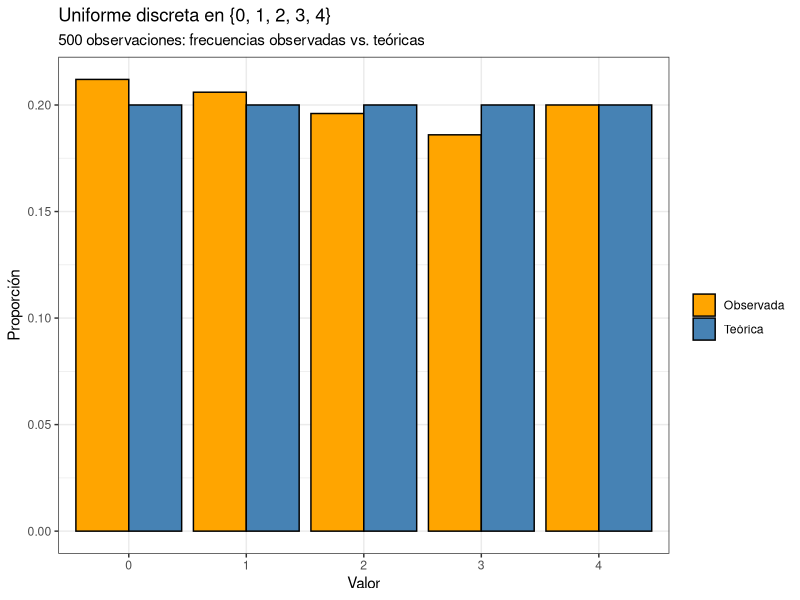
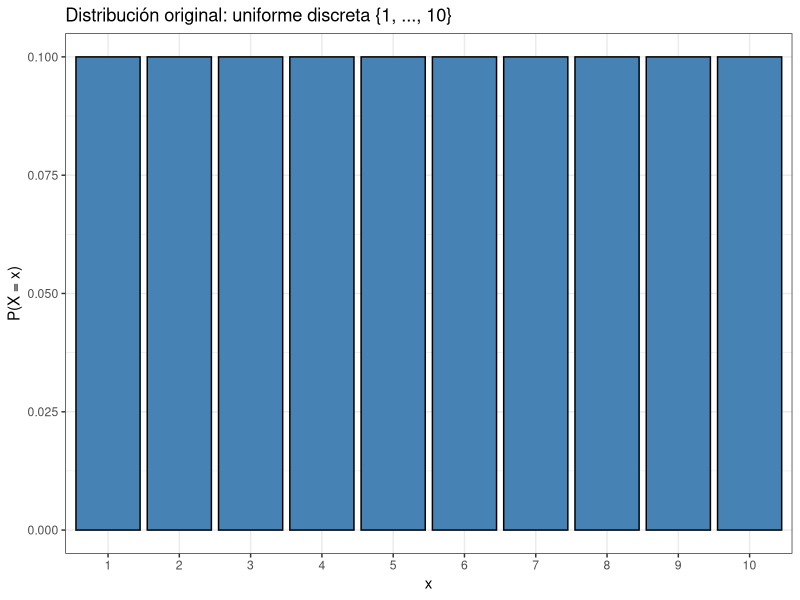
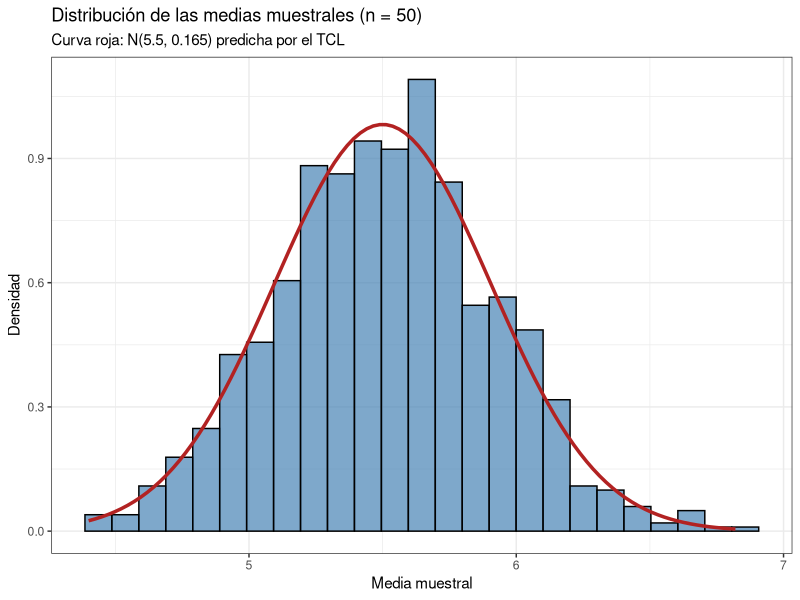
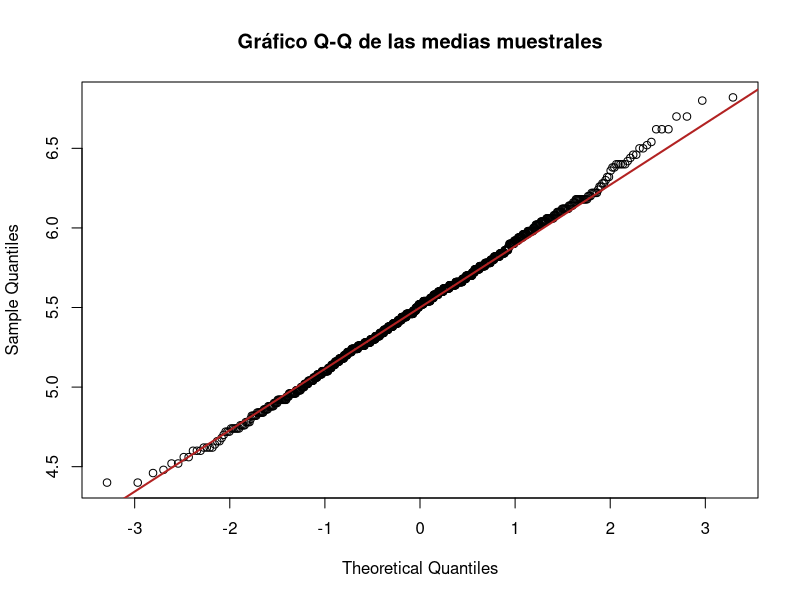
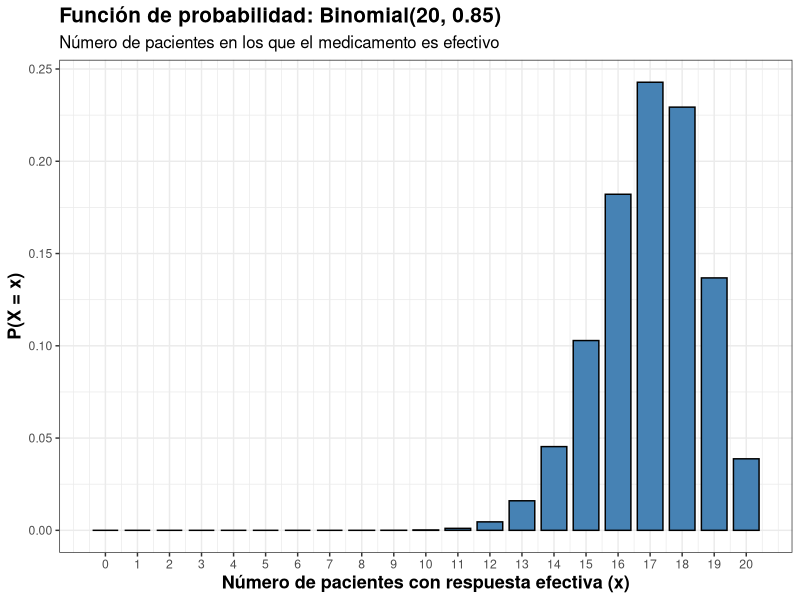
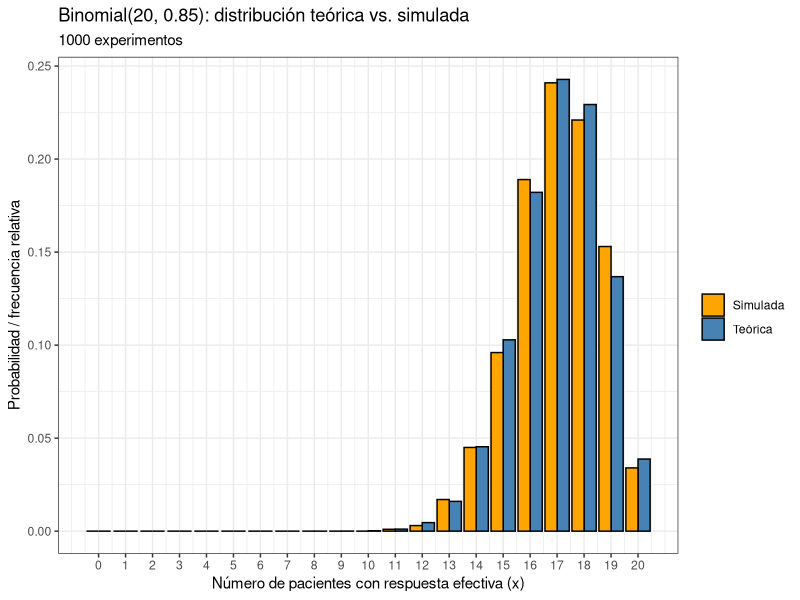
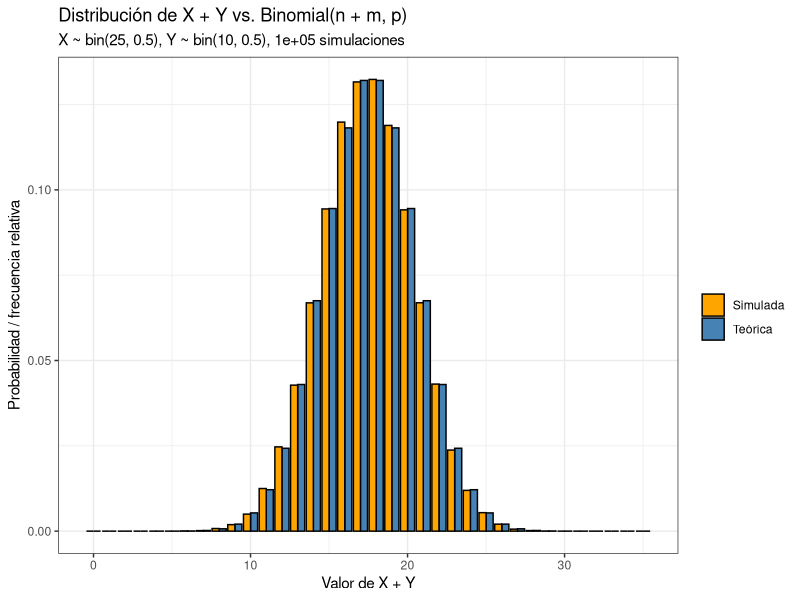
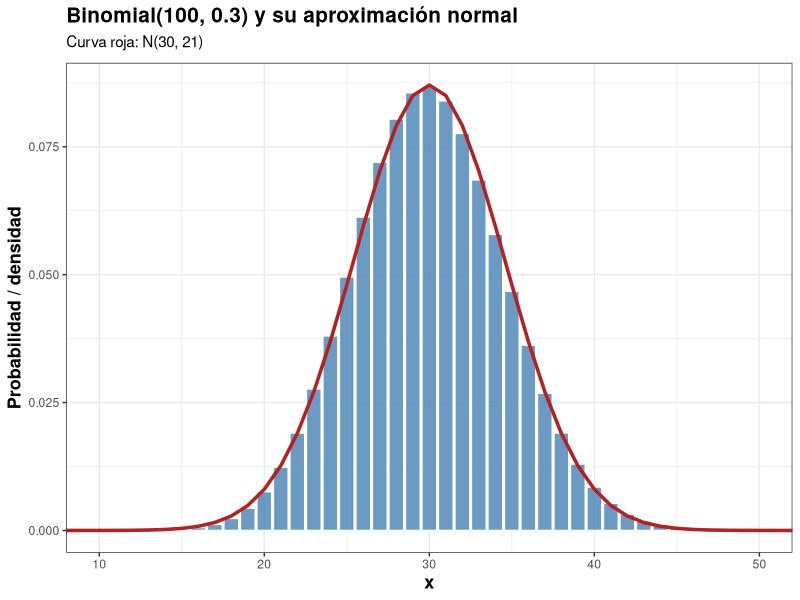

These figures' R source, in order:
## ---- chunk 1
#| warning: false
#| message: false

library(tidyverse)    # incluye el pipe %>% (vía magrittr/dplyr) y ggplot2
library(knitr)        # kable()
library(kableExtra)   # kable_styling()
## ---- chunk 2
#| code-fold: true 

set.seed(123)

n_obs <- 500
valores <- 0:4

# Simulación
sim <- sample(valores, size = n_obs, replace = TRUE)

# Frecuencias observadas vs. teóricas
obs <- as.numeric(table(factor(sim, levels = valores)))
teorica_prob <- rep(1/5, 5)
esperada <- n_obs * teorica_prob

comparacion <- data.frame(
  x = valores,
  Observada = obs,
  Esperada = esperada,
  Prop_observada = round(obs / n_obs, 3),
  Prop_teorica = teorica_prob
)
comparacion
## ---- chunk 3
#| fig-width: 7
#| fig-align: center
#| code-fold: true

library(ggplot2)

dist_larga <- tidyr::pivot_longer(
  data.frame(x = valores, Observada = obs / n_obs, Teórica = teorica_prob),
  cols = c(Observada, Teórica), names_to = "tipo", values_to = "prop"
)

ggplot(dist_larga, aes(x = factor(x), y = prop, fill = tipo)) +
  geom_col(position = "dodge", color = "black") +
  scale_fill_manual(values = c("Observada" = "orange", "Teórica" = "steelblue")) +
  labs(
    title = "Uniforme discreta en {0, 1, 2, 3, 4}",
    subtitle = "500 observaciones: frecuencias observadas vs. teóricas",
    x = "Valor", y = "Proporción", fill = ""
  ) +
  theme_bw()
## ---- chunk 4
#| code-fold: true
chisq.test(obs, p = teorica_prob)
## ---- chunk 5
#| code-fold: true
set.seed(123)

k <- 1000
n <- 50

# Matriz de k muestras (filas) de tamaño n (columnas)
muestras <- matrix(sample(1:10, size = k * n, replace = TRUE), nrow = k, ncol = n)
medias <- rowMeans(muestras)

# Valores teóricos
mu <- 5.5
sigma <- sqrt((10^2 - 1) / 12)
ee <- sigma / sqrt(n)

data.frame(
  Medida = c("Media de las medias", "Desv. est. de las medias"),
  Teórico = round(c(mu, ee), 4),
  Simulado = round(c(mean(medias), sd(medias)), 4)
)
## ---- chunk 6
#| fig-width: 7
#| fig-align: center
#| code-fold: true
# Distribución original (plana, no normal)
ggplot(data.frame(x = 1:10, prob = 1/10), aes(factor(x), prob)) +
  geom_col(fill = "steelblue", color = "black") +
  labs(title = "Distribución original: uniforme discreta {1, ..., 10}",
       x = "x", y = "P(X = x)") +
  theme_bw()

# Distribución de las medias con la normal teórica
ggplot(data.frame(medias), aes(x = medias)) +
  geom_histogram(aes(y = after_stat(density)), bins = 25,
                 fill = "steelblue", color = "black", alpha = 0.7) +
  stat_function(fun = dnorm, args = list(mean = mu, sd = ee),
                color = "firebrick", linewidth = 1.2) +
  labs(
    title = "Distribución de las medias muestrales (n = 50)",
    subtitle = "Curva roja: N(5.5, 0.165) predicha por el TCL",
    x = "Media muestral", y = "Densidad"
  ) +
  theme_bw()
## ---- chunk 7
#| fig-width: 5
#| fig-height: 5
#| fig-align: center
#| code-fold: true
qqnorm(medias, main = "Gráfico Q-Q de las medias muestrales")
qqline(medias, col = "firebrick", lwd = 2)

shapiro.test(medias)
## ---- chunk 8
#| code-fold: true
# Parámetros
n_pacientes <- 20
p_efectividad <- 0.85

# Probabilidades
k_defectos <- 0:n_pacientes
prob_defectos <- dbinom(k_defectos, n_pacientes, p_efectividad)

# Crear data frame
calidad_data <- data.frame(
  Defectos = k_defectos,
  Probabilidad = prob_defectos
)

# Filtrar probabilidades significativas (> 0.001)
calidad_filtrada <- calidad_data[calidad_data$Probabilidad > 0.001, ]

kable(calidad_filtrada, 
      caption = paste("Distribución Binomial - Control de calidad (n =", n_pacientes, ", p =", p_efectividad, ")"),
      digits = 4,
      col.names = c("Número de Defectos", "Probabilidad")) %>%
  kable_styling(bootstrap_options = "striped")
## ---- chunk 9
#| fig-width: 7
#| fig-align: center
#| code-fold: true
library(ggplot2)

n <- 20
p <- 0.85

# Valores posibles de X y su probabilidad
pmf <- data.frame(
  x = 0:n,
  prob = dbinom(0:n, size = n, prob = p)
)

ggplot(pmf, aes(x = x, y = prob)) +
  geom_col(fill = "steelblue", color = "black", width = 0.8) +
  scale_x_continuous(breaks = 0:n) +
  labs(
    title = "Función de probabilidad: Binomial(20, 0.85)",
    subtitle = "Número de pacientes en los que el medicamento es efectivo",
    x = "Número de pacientes con respuesta efectiva (x)",
    y = "P(X = x)"
  ) +
  theme_bw() +
  theme(
    plot.title = element_text(size = 15, face = "bold"),
    plot.subtitle = element_text(size = 12),
    axis.title.x = element_text(face = "bold", size = 13),
    axis.title.y = element_text(face = "bold", size = 13)
  )
## ---- chunk 10
#| code-fold: true
n <- 20
p <- 0.85

esperanza <- n * p
varianza <- n * p * (1 - p)
desv_est <- sqrt(varianza)

cat("Esperanza E(X):", esperanza, "\n")
cat("Varianza Var(X):", varianza, "\n")
cat("Desviación estándar:", round(desv_est, 4), "\n")
## ---- chunk 11
#| code-fold: true
set.seed(123)

n <- 20
p <- 0.85
n_sim <- 1000

# 1000 experimentos: cada valor es el número de pacientes con respuesta efectiva
sim <- rbinom(n = n_sim, size = n, prob = p)

# Valores simulados
media_sim <- mean(sim)
var_sim <- var(sim)
sd_sim <- sd(sim)

# Valores teóricos
media_teo <- n * p
var_teo <- n * p * (1 - p)
sd_teo <- sqrt(var_teo)

# Tabla comparativa
comparacion <- data.frame(
  Medida = c("Esperanza", "Varianza", "Desviación estándar"),
  Teórico = round(c(media_teo, var_teo, sd_teo), 4),
  Simulado = round(c(media_sim, var_sim, sd_sim), 4)
)
comparacion$Diferencia <- round(comparacion$Simulado - comparacion$Teórico, 4)

comparacion
## ---- chunk 12
#| fig-width: 7
#| fig-align: center
#| code-fold: true
library(ggplot2)

# Frecuencia relativa simulada vs. probabilidad teórica
dist <- data.frame(
  x = 0:n,
  Teórica = dbinom(0:n, size = n, prob = p),
  Simulada = as.numeric(table(factor(sim, levels = 0:n))) / n_sim
)

dist_larga <- tidyr::pivot_longer(dist, cols = c(Teórica, Simulada),
                                  names_to = "tipo", values_to = "prob")

ggplot(dist_larga, aes(x = x, y = prob, fill = tipo)) +
  geom_col(position = "dodge", color = "black") +
  scale_x_continuous(breaks = 0:n) +
  scale_fill_manual(values = c("Teórica" = "steelblue", "Simulada" = "orange")) +
  labs(
    title = "Binomial(20, 0.85): distribución teórica vs. simulada",
    subtitle = "1000 experimentos",
    x = "Número de pacientes con respuesta efectiva (x)",
    y = "Probabilidad / frecuencia relativa",
    fill = ""
  ) +
  theme_bw()
## ---- chunk 13
#| code-fold: true
set.seed(123)

# Parámetros
n <- 25
m <- 10
p <- 0.5
n_sim <- 100000

# Simulación de X y Y independientes
X <- rbinom(n_sim, size = n, prob = p)
Y <- rbinom(n_sim, size = m, prob = p)
S <- X + Y

# Comparación de media y varianza
comparacion <- data.frame(
  Medida = c("Esperanza", "Varianza"),
  Teórico = c((n + m) * p, (n + m) * p * (1 - p)),
  Simulado = c(mean(S), var(S))
)
comparacion
## ---- chunk 14
#| fig-width: 7
#| fig-align: center
#| code-fold: true
library(ggplot2)

k <- 0:(n + m)

dist <- data.frame(
  k = k,
  Teórica = dbinom(k, size = n + m, prob = p),
  Simulada = as.numeric(table(factor(S, levels = k))) / n_sim
)

dist_larga <- tidyr::pivot_longer(dist, cols = c(Teórica, Simulada),
                                  names_to = "tipo", values_to = "prob")

ggplot(dist_larga, aes(x = k, y = prob, fill = tipo)) +
  geom_col(position = "dodge", color = "black") +
  scale_fill_manual(values = c("Teórica" = "steelblue", "Simulada" = "orange")) +
  labs(
    title = "Distribución de X + Y vs. Binomial(n + m, p)",
    subtitle = paste0("X ~ bin(", n, ", ", p, "), Y ~ bin(", m, ", ", p, "), ",
                      format(n_sim, big.mark = ","), " simulaciones"),
    x = "Valor de X + Y", y = "Probabilidad / frecuencia relativa", fill = ""
  ) +
  theme_bw()
## ---- chunk 15
#| code-fold: true
n <- 100
p <- 0.3

# Condiciones
np <- n * p
nq <- n * (1 - p)
cat("np =", np, "| n(1-p) =", nq, "\n")
cat("¿Cumple np >= 5 y n(1-p) >= 5?", np >= 5 & nq >= 5, "\n")
cat("¿Cumple np >= 10 y n(1-p) >= 10?", np >= 10 & nq >= 10, "\n")

# Parámetros de la normal
mu <- n * p
sigma <- sqrt(n * p * (1 - p))
## ---- chunk 16
#| fig-width: 8
#| fig-align: center
#| code-fold: true
library(ggplot2)

binom_df <- data.frame(x = 0:n, prob = dbinom(0:n, size = n, prob = p))

ggplot(binom_df, aes(x = x, y = prob)) +
  geom_col(fill = "steelblue", color = "white", alpha = 0.8) +
  stat_function(fun = dnorm, args = list(mean = mu, sd = sigma),
                color = "firebrick", linewidth = 1.2) +
  coord_cartesian(xlim = c(10, 50)) +
  labs(
    title = "Binomial(100, 0.3) y su aproximación normal",
    subtitle = expression("Curva roja: N(30, 21)"),
    x = "x", y = "Probabilidad / densidad"
  ) +
  theme_bw() +
  theme(
    plot.title = element_text(size = 15, face = "bold"),
    axis.title.x = element_text(face = "bold", size = 13),
    axis.title.y = element_text(face = "bold", size = 13)
  )
## ---- chunk 17
#| code-fold: true

# P(X <= 25)
exacta_1 <- pbinom(25, n, p)
normal_1 <- pnorm(25, mu, sigma)
normal_1_cc <- pnorm(25.5, mu, sigma)

# P(X >= 35)
exacta_2 <- 1 - pbinom(34, n, p)
normal_2 <- 1 - pnorm(35, mu, sigma)
normal_2_cc <- 1 - pnorm(34.5, mu, sigma)

# P(25 <= X <= 35)
exacta_3 <- pbinom(35, n, p) - pbinom(24, n, p)
normal_3 <- pnorm(35, mu, sigma) - pnorm(25, mu, sigma)
normal_3_cc <- pnorm(35.5, mu, sigma) - pnorm(24.5, mu, sigma)

tabla <- data.frame(
  Probabilidad = c("P(X <= 25)", "P(X >= 35)", "P(25 <= X <= 35)"),
  Exacta = round(c(exacta_1, exacta_2, exacta_3), 4),
  Normal = round(c(normal_1, normal_2, normal_3), 4),
  Normal_corregida = round(c(normal_1_cc, normal_2_cc, normal_3_cc), 4)
)
tabla
## ---- chunk 18
#| code-fold: true

set.seed(123)

n <- 10        # parámetro de la binomial
p <- 0.7
m <- 30        # tamaño de cada muestra
k <- 1000      # número de muestras

# Matriz de k filas (muestras) y m columnas (observaciones)
muestras <- matrix(rbinom(k * m, size = n, prob = p), nrow = k, ncol = m)

# Media de cada muestra
medias <- rowMeans(muestras)

# Valores teóricos
mu <- n * p
sigma <- sqrt(n * p * (1 - p))
ee <- sigma / sqrt(m)

# Comparación
data.frame(
  Medida = c("Media de las medias", "Desv. est. de las medias"),
  Teórico = round(c(mu, ee), 4),
  Simulado = round(c(mean(medias), sd(medias)), 4)
)
## ---- chunk 19
#| code-fold: true

#| fig-width: 7
#| fig-align: center

library(ggplot2)

ggplot(data.frame(x = 0:n, prob = dbinom(0:n, n, p)), aes(x, prob)) +
  geom_col(fill = "steelblue", color = "black") +
  scale_x_continuous(breaks = 0:n) +
  labs(title = "Distribución original: Binomial(10, 0.7)",
       x = "x", y = "P(X = x)") +
  theme_bw()
## ---- chunk 20
#| fig-width: 7
#| fig-align: center
#| code-fold: true

ggplot(data.frame(medias), aes(x = medias)) +
  geom_histogram(aes(y = after_stat(density)), bins = 25,
                 fill = "steelblue", color = "black", alpha = 0.7) +
  stat_function(fun = dnorm, args = list(mean = mu, sd = ee),
                color = "firebrick", linewidth = 1.2) +
  labs(
    title = "Distribución de las medias muestrales (m = 30)",
    subtitle = "Curva roja: N(7, 0.07) predicha por el TCL",
    x = "Media muestral", y = "Densidad"
  ) +
  theme_bw()
## ---- chunk 21
#| fig-width: 5
#| fig-height: 5
#| fig-align: center
#| code-fold: true

qqnorm(medias, main = "Gráfico Q-Q de las medias muestrales")
qqline(medias, col = "firebrick", lwd = 2)

shapiro.test(medias)
## ---- chunk 22
#| fig-width: 7
#| fig-align: center
#| code-fold: true
library(ggplot2)

p <- 0.02
x <- 1:250

geom_df <- data.frame(
  x = x,
  pmf = dgeom(x - 1, prob = p),
  cdf = pgeom(x - 1, prob = p)
)

# Función de probabilidad
ggplot(geom_df, aes(x = x, y = pmf)) +
  geom_col(fill = "steelblue", width = 0.8) +
  labs(
    title = "Función de probabilidad: Geométrica(p = 0.02)",
    x = "Número de piezas hasta la primera defectuosa (x)",
    y = "P(X = x)"
  ) +
  theme_bw()

# Función de distribución acumulada
ggplot(geom_df, aes(x = x, y = cdf)) +
  geom_step(color = "firebrick", linewidth = 1) +
  labs(
    title = "Función de distribución: Geométrica(p = 0.02)",
    x = "x", y = "P(X ≤ x)"
  ) +
  theme_bw()
## ---- chunk 23
#| code-fold: true

esperanza <- 1 / p
varianza <- (1 - p) / p^2
desv_est <- sqrt(varianza)

cat("E(X) =", esperanza, "\n")
cat("Var(X) =", varianza, "\n")
cat("Desv. est. =", round(desv_est, 4), "\n")
## ---- chunk 24
#| code-fold: true

set.seed(123)

sim <- rgeom(10000, prob = p) + 1   # +1 para contar ensayos hasta el éxito

data.frame(
  Medida = c("Esperanza", "Varianza", "Desv. estándar"),
  Teórico = round(c(esperanza, varianza, desv_est), 3),
  Simulado = round(c(mean(sim), var(sim), sd(sim)), 3)
)
## ---- chunk 25
#| code-fold: true

data.frame(
  x = 1:5,
  Teórica = round(dgeom(0:4, p), 4),
  Simulada = round(sapply(1:5, function(k) mean(sim == k)), 4)
)
## ---- chunk 26
#| code-fold: true

s <- 30
t <- 20

# Teórico
P_s_mas_t <- pgeom(s + t - 1, p, lower.tail = FALSE)   # P(X > s+t)
P_s <- pgeom(s - 1, p, lower.tail = FALSE)              # P(X > s)
condicional_teorica <- P_s_mas_t / P_s                  # P(X > s+t | X > s)
incondicional_teorica <- pgeom(t - 1, p, lower.tail = FALSE)  # P(X > t)

# Con la simulación
condicional_sim <- mean(sim > s + t) / mean(sim > s)
incondicional_sim <- mean(sim > t)

data.frame(
  Cálculo = c("P(X > s+t | X > s)", "P(X > t)"),
  Teórico = round(c(condicional_teorica, incondicional_teorica), 4),
  Simulado = round(c(condicional_sim, incondicional_sim), 4)
)
## ---- chunk 27
#| code-fold: true

set.seed(123)

p2 <- 0.2
k <- 1000
n <- 50

muestras <- matrix(rgeom(k * n, prob = p2) + 1, nrow = k, ncol = n)
medias <- rowMeans(muestras)

mu <- 1 / p2
sigma <- sqrt((1 - p2) / p2^2)
ee <- sigma / sqrt(n)

data.frame(
  Medida = c("Media de las medias", "Desv. est. de las medias"),
  Teórico = round(c(mu, ee), 4),
  Simulado = round(c(mean(medias), sd(medias)), 4)
)
## ---- chunk 28
#| fig-width: 7
#| fig-align: center
#| code-fold: true

# Distribución original (muy asimétrica)
ggplot(data.frame(x = 1:30, prob = dgeom(0:29, p2)), aes(x, prob)) +
  geom_col(fill = "steelblue", color = "black") +
  labs(title = "Distribución original: Geométrica(p = 0.2)",
       x = "x", y = "P(X = x)") +
  theme_bw()

# Distribución de las medias con la normal teórica
ggplot(data.frame(medias), aes(x = medias)) +
  geom_histogram(aes(y = after_stat(density)), bins = 25,
                 fill = "steelblue", color = "black", alpha = 0.7) +
  stat_function(fun = dnorm, args = list(mean = mu, sd = ee),
                color = "firebrick", linewidth = 1.2) +
  labs(
    title = "Distribución de las medias muestrales (n = 50)",
    subtitle = "Curva roja: N(5, 0.4) predicha por el TCL",
    x = "Media muestral", y = "Densidad"
  ) +
  theme_bw()
## ---- chunk 29
#| fig-width: 5
#| fig-height: 5
#| fig-align: center
#| code-fold: true

qqnorm(medias, main = "Gráfico Q-Q de las medias muestrales")
qqline(medias, col = "firebrick", lwd = 2)

shapiro.test(medias)
## ---- chunk 30
#| code-fold: true

library(ggplot2)

comparar_binneg <- function(r, p, n_sim) {

  # 1. Suma de r geométricas (cada una cuenta ensayos hasta su éxito)
  geoms <- matrix(rgeom(n_sim * r, prob = p) + 1, nrow = n_sim, ncol = r)
  suma_geom <- rowSums(geoms)

  # 2. Binomial negativa directa (ensayos hasta el r-ésimo éxito)
  bin_neg <- rnbinom(n_sim, size = r, prob = p) + r

  # Frecuencias relativas de cada método
  rango <- r:max(suma_geom, bin_neg)
  df <- data.frame(
    x = rep(rango, 2),
    prop = c(as.numeric(table(factor(suma_geom, levels = rango))) / n_sim,
             as.numeric(table(factor(bin_neg, levels = rango))) / n_sim),
    metodo = rep(c("Suma de geométricas", "Binomial negativa"), each = length(rango))
  )

  # Probabilidad teórica
  teorica <- data.frame(x = rango, prob = dnbinom(rango - r, size = r, prob = p))

  ggplot(df, aes(x = x, y = prop, fill = metodo)) +
    geom_col(position = "dodge", alpha = 0.7) +
    geom_line(data = teorica, aes(x = x, y = prob), inherit.aes = FALSE,
              color = "black", linewidth = 1) +
    scale_fill_manual(values = c("Suma de geométricas" = "orange",
                                 "Binomial negativa" = "steelblue")) +
    labs(
      title = paste0("Suma de ", r, " geométricas vs. Binomial negativa"),
      subtitle = paste0("r = ", r, ", p = ", p, ", ",
                        format(n_sim, big.mark = ","), " simulaciones (línea negra: teórica)"),
      x = "Número de ensayos hasta el r-ésimo éxito",
      y = "Frecuencia relativa", fill = ""
    ) +
    theme_bw() +
    theme(plot.title = element_text(size = 14, face = "bold"),
          legend.position = "bottom")
}
## ---- chunk 31
#| fig-width: 8
#| fig-align: center
#| code-fold: true

set.seed(123)
comparar_binneg(r = 3, p = 0.3, n_sim = 10000)
## ---- chunk 32
#| code-fold: true

set.seed(123)

r <- 3
p <- 0.3
k <- 1000
n <- 50

muestras <- matrix(rnbinom(k * n, size = r, prob = p) + r, nrow = k, ncol = n)
medias <- rowMeans(muestras)

mu <- r / p
sigma <- sqrt(r * (1 - p) / p^2)
ee <- sigma / sqrt(n)

data.frame(
  Medida = c("Media de las medias", "Desv. est. de las medias"),
  Teórico = round(c(mu, ee), 4),
  Simulado = round(c(mean(medias), sd(medias)), 4)
)
## ---- chunk 33
#| fig-width: 7
#| fig-align: center
#| code-fold: true
# Distribución original (asimétrica)
x <- r:45
ggplot(data.frame(x = x, prob = dnbinom(x - r, size = r, prob = p)), aes(x, prob)) +
  geom_col(fill = "steelblue", color = "black") +
  labs(title = "Distribución original: Binomial negativa(r = 3, p = 0.3)",
       x = "x", y = "P(X = x)") +
  theme_bw()

# Distribución de las medias con la normal predicha por el TCL
ggplot(data.frame(medias), aes(x = medias)) +
  geom_histogram(aes(y = after_stat(density)), bins = 25,
                 fill = "steelblue", color = "black", alpha = 0.7) +
  stat_function(fun = dnorm, args = list(mean = mu, sd = ee),
                color = "firebrick", linewidth = 1.2) +
  labs(
    title = "Distribución de las medias muestrales (n = 50)",
    subtitle = "Curva roja: N(10, 0.467) predicha por el TCL",
    x = "Media muestral", y = "Densidad"
  ) +
  theme_bw()
## ---- chunk 34
#| fig-width: 5
#| fig-height: 5
#| fig-align: center
#| code-fold: true

qqnorm(medias, main = "Gráfico Q-Q de las medias muestrales")
qqline(medias, col = "firebrick", lwd = 2)

shapiro.test(medias)
## ---- chunk 35
#| code-fold: true

set.seed(123)

lambda <- 7
k <- 1000
n <- 50

muestras <- matrix(rpois(k * n, lambda), nrow = k, ncol = n)
medias <- rowMeans(muestras)

mu <- lambda
ee <- sqrt(lambda / n)

data.frame(
  Medida = c("Media de las medias", "Desv. est. de las medias"),
  Teórico = round(c(mu, ee), 4),
  Simulado = round(c(mean(medias), sd(medias)), 4)
)
## ---- chunk 36
#| fig-width: 7
#| fig-align: center
#| code-fold: true
library(ggplot2)

# Distribución original
ggplot(data.frame(x = 0:20, prob = dpois(0:20, lambda)), aes(x, prob)) +
  geom_col(fill = "steelblue", color = "black") +
  labs(title = "Distribución original: Poisson(7)", x = "x", y = "P(X = x)") +
  theme_bw()

# Distribución de las medias con la normal del TCL
ggplot(data.frame(medias), aes(x = medias)) +
  geom_histogram(aes(y = after_stat(density)), bins = 25,
                 fill = "steelblue", color = "black", alpha = 0.7) +
  stat_function(fun = dnorm, args = list(mean = mu, sd = ee),
                color = "firebrick", linewidth = 1.2) +
  labs(title = "Distribución de las medias muestrales (n = 50)",
       subtitle = "Curva roja: N(7, 0.14) predicha por el TCL",
       x = "Media muestral", y = "Densidad") +
  theme_bw()
## ---- chunk 37
#| fig-width: 5
#| fig-height: 5
#| fig-align: center
#| code-fold: true
qqnorm(medias, main = "Gráfico Q-Q de las medias muestrales")
qqline(medias, col = "firebrick", lwd = 2)

shapiro.test(medias)
## ---- chunk 38
#| code-fold: true

set.seed(123)

N <- 10000
X1 <- rpois(N, 3.5)
X2 <- rpois(N, 2.8)
S <- X1 + X2

c(media = mean(S), varianza = var(S))
## ---- chunk 39
#| code-fold: true

directa <- rpois(N, 6.3)

data.frame(
  Medida = c("Media", "Varianza", "Desv. estándar"),
  Teórico = round(c(6.3, 6.3, sqrt(6.3)), 4),
  Suma = round(c(mean(S), var(S), sd(S)), 4),
  Directa = round(c(mean(directa), var(directa), sd(directa)), 4)
)
## ---- chunk 40
#| fig-width: 8
#| fig-align: center
#| code-fold: true

rango <- 0:16

df <- data.frame(
  x = rep(rango, 2),
  prop = c(as.numeric(table(factor(S, levels = rango))) / N,
           as.numeric(table(factor(directa, levels = rango))) / N),
  metodo = rep(c("X1 + X2", "Poisson(6.3) directa"), each = length(rango))
)

ggplot(df, aes(x = x, y = prop, fill = metodo)) +
  geom_col(position = "dodge", color = "black", alpha = 0.8) +
  geom_line(data = data.frame(x = rango, prob = dpois(rango, 6.3)),
            aes(x = x, y = prob), inherit.aes = FALSE,
            color = "black", linewidth = 1) +
  scale_fill_manual(values = c("X1 + X2" = "orange",
                               "Poisson(6.3) directa" = "steelblue")) +
  labs(title = "Propiedad aditiva de la Poisson",
       subtitle = "Línea negra: probabilidad teórica Poisson(6.3)",
       x = "Valor", y = "Frecuencia relativa", fill = "") +
  theme_bw()
## ---- chunk 41
#| fig-width: 8
#| fig-align: center
#| code-fold: true

verificar_suma_poisson <- function(lambdas, N = 10000) {
  sims <- sapply(lambdas, function(l) rpois(N, l))
  S <- rowSums(sims)
  lambda_total <- sum(lambdas)

  rango <- 0:max(S)
  freq <- data.frame(x = rango,
                     prop = as.numeric(table(factor(S, levels = rango))) / N)
  teo <- data.frame(x = rango, prob = dpois(rango, lambda_total))

  tabla <- data.frame(
    Medida = c("Media", "Varianza"),
    Teórico = c(lambda_total, lambda_total),
    Simulado = round(c(mean(S), var(S)), 4)
  )

  grafico <- ggplot(freq, aes(x = x, y = prop)) +
    geom_col(fill = "orange", color = "black", alpha = 0.8) +
    geom_line(data = teo, aes(x = x, y = prob), color = "steelblue", linewidth = 1.2) +
    labs(title = paste0("Suma de ", length(lambdas), " Poisson independientes"),
         subtitle = paste0("Curva azul: Poisson(", lambda_total, ")"),
         x = "Valor de la suma", y = "Frecuencia relativa") +
    theme_bw()

  list(tabla = tabla, grafico = grafico)
}

set.seed(123)
res <- verificar_suma_poisson(c(3.5, 2.8, 1.7, 4.0))
res$tabla
res$grafico
## ---- chunk 42
#| code-fold: true
lambda <- 8
s <- 12

p_agotarse <- 1 - ppois(s - 1, lambda)
p_agotarse   # ≈ 0.1119
## ---- chunk 43
#| code-fold: true
s_vals <- 0:30
prob_agotarse <- 1 - ppois(s_vals - 1, lambda)

s_min <- min(s_vals[prob_agotarse < 0.05])
s_min   # 14

# Verificación
1 - ppois(s_min - 1, lambda)   # < 0.05
1 - ppois(s_min - 2, lambda)   # > 0.05 (con una unidad menos no se cumple)
## ---- chunk 44
#| code-fold: true
costo_esperado <- function(s, lambda = 8, c_adq = 10, c_inv = 2, c_perd = 15) {
  x <- 0:200                       # rango suficiente para cubrir casi toda la masa
  px <- dpois(x, lambda)

  sobrantes <- pmax(s - x, 0)      # unidades no vendidas
  faltantes <- pmax(x - s, 0)      # ventas perdidas

  c_adq * s + c_inv * sum(sobrantes * px) + c_perd * sum(faltantes * px)
}

costo_esperado(12)
## ---- chunk 45
#| fig-width: 7
#| fig-align: center
#| code-fold: true
s_vals <- 0:25
costos <- sapply(s_vals, costo_esperado)

s_opt <- s_vals[which.min(costos)]
cat("Inventario óptimo:", s_opt, "unidades\n")
cat("Costo esperado mínimo: $", round(min(costos), 2), "\n")

ggplot(data.frame(s = s_vals, costo = costos), aes(x = s, y = costo)) +
  geom_line(color = "steelblue", linewidth = 1) +
  geom_point(color = "steelblue", size = 2) +
  geom_vline(xintercept = s_opt, color = "firebrick", linetype = "dashed") +
  labs(title = "Costo esperado diario según el nivel de inventario",
       subtitle = paste("Mínimo en s =", s_opt),
       x = "Unidades en inventario (s)", y = "Costo esperado ($)") +
  theme_bw()
